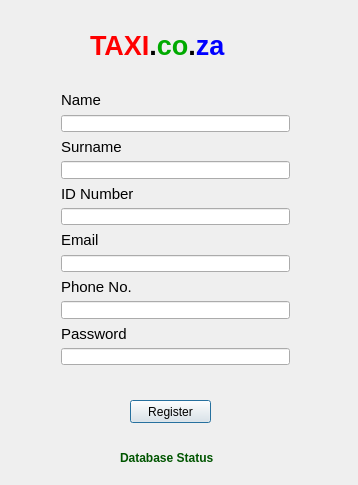
<?xml version="1.0" encoding="UTF-8"?>
<ui version="4.0">
 <class>Register</class>
 <widget class="QDialog" name="Register">
  <property name="geometry">
   <rect>
    <x>0</x>
    <y>0</y>
    <width>358</width>
    <height>485</height>
   </rect>
  </property>
  <property name="windowTitle">
   <string>Register</string>
  </property>
  <widget class="QLabel" name="label">
   <property name="geometry">
    <rect>
     <x>90</x>
     <y>30</y>
     <width>171</width>
     <height>31</height>
    </rect>
   </property>
   <property name="styleSheet">
    <string notr="true">font: 18pt &quot;Kristen ITC&quot;;</string>
   </property>
   <property name="text">
    <string>&lt;html&gt;&lt;head/&gt;&lt;body&gt;&lt;p&gt;&lt;span style=&quot; font-size:20pt; font-weight:600; color:#ff0000;&quot;&gt;TAXI&lt;/span&gt;&lt;span style=&quot; font-size:20pt; font-weight:600;&quot;&gt;.&lt;/span&gt;&lt;span style=&quot; font-size:20pt; font-weight:600; color:#00aa00;&quot;&gt;co&lt;/span&gt;&lt;span style=&quot; font-size:20pt; font-weight:600;&quot;&gt;.&lt;/span&gt;&lt;span style=&quot; font-size:20pt; font-weight:600; color:#0000ff;&quot;&gt;za&lt;/span&gt;&lt;/p&gt;&lt;/body&gt;&lt;/html&gt;</string>
   </property>
  </widget>
  <widget class="QWidget" name="layoutWidget">
   <property name="geometry">
    <rect>
     <x>50</x>
     <y>80</y>
     <width>251</width>
     <height>296</height>
    </rect>
   </property>
   <layout class="QVBoxLayout" name="verticalLayout_2">
    <item>
     <widget class="QLabel" name="nameLabel_2">
      <property name="text">
       <string>&lt;html&gt;&lt;head/&gt;&lt;body&gt;&lt;p&gt;&lt;span style=&quot; font-size:11pt;&quot;&gt;Name&lt;/span&gt;&lt;/p&gt;&lt;/body&gt;&lt;/html&gt;</string>
      </property>
     </widget>
    </item>
    <item>
     <widget class="QLineEdit" name="nameEdit_2"/>
    </item>
    <item>
     <widget class="QLabel" name="surnameLabel_2">
      <property name="text">
       <string>&lt;html&gt;&lt;head/&gt;&lt;body&gt;&lt;p&gt;&lt;span style=&quot; font-size:11pt;&quot;&gt;Surname&lt;/span&gt;&lt;/p&gt;&lt;/body&gt;&lt;/html&gt;</string>
      </property>
     </widget>
    </item>
    <item>
     <widget class="QLineEdit" name="surnameEdit_2"/>
    </item>
    <item>
     <widget class="QLabel" name="idLabel_2">
      <property name="text">
       <string>&lt;html&gt;&lt;head/&gt;&lt;body&gt;&lt;p&gt;&lt;span style=&quot; font-size:11pt;&quot;&gt;ID Number&lt;/span&gt;&lt;/p&gt;&lt;/body&gt;&lt;/html&gt;</string>
      </property>
     </widget>
    </item>
    <item>
     <widget class="QLineEdit" name="idEdit_2"/>
    </item>
    <item>
     <widget class="QLabel" name="emailLabel_2">
      <property name="text">
       <string>&lt;html&gt;&lt;head/&gt;&lt;body&gt;&lt;p&gt;&lt;span style=&quot; font-size:11pt;&quot;&gt;Email&lt;/span&gt;&lt;/p&gt;&lt;/body&gt;&lt;/html&gt;</string>
      </property>
     </widget>
    </item>
    <item>
     <widget class="QLineEdit" name="emailEdit_2"/>
    </item>
    <item>
     <widget class="QLabel" name="pnumLabel_2">
      <property name="text">
       <string>&lt;html&gt;&lt;head/&gt;&lt;body&gt;&lt;p&gt;&lt;span style=&quot; font-size:11pt;&quot;&gt;Phone No.&lt;/span&gt;&lt;/p&gt;&lt;/body&gt;&lt;/html&gt;</string>
      </property>
     </widget>
    </item>
    <item>
     <widget class="QLineEdit" name="pnumEdit_2"/>
    </item>
    <item>
     <widget class="QLabel" name="passwordLabel_2">
      <property name="text">
       <string>&lt;html&gt;&lt;head/&gt;&lt;body&gt;&lt;p&gt;&lt;span style=&quot; font-size:11pt;&quot;&gt;Password&lt;/span&gt;&lt;/p&gt;&lt;/body&gt;&lt;/html&gt;</string>
      </property>
     </widget>
    </item>
    <item>
     <widget class="QLineEdit" name="passwordEdit_2"/>
    </item>
   </layout>
  </widget>
  <widget class="QPushButton" name="registerButton">
   <property name="geometry">
    <rect>
     <x>130</x>
     <y>400</y>
     <width>81</width>
     <height>23</height>
    </rect>
   </property>
   <property name="text">
    <string>Register</string>
   </property>
  </widget>
  <widget class="QLabel" name="statusofRegister">
   <property name="geometry">
    <rect>
     <x>120</x>
     <y>450</y>
     <width>141</width>
     <height>16</height>
    </rect>
   </property>
   <property name="text">
    <string>&lt;html&gt;&lt;head/&gt;&lt;body&gt;&lt;p&gt;&lt;span style=&quot; font-weight:600; color:#005500;&quot;&gt;Database Status&lt;/span&gt;&lt;/p&gt;&lt;/body&gt;&lt;/html&gt;</string>
   </property>
  </widget>
 </widget>
 <layoutdefault spacing="6" margin="11"/>
 <resources/>
 <connections/>
</ui>
